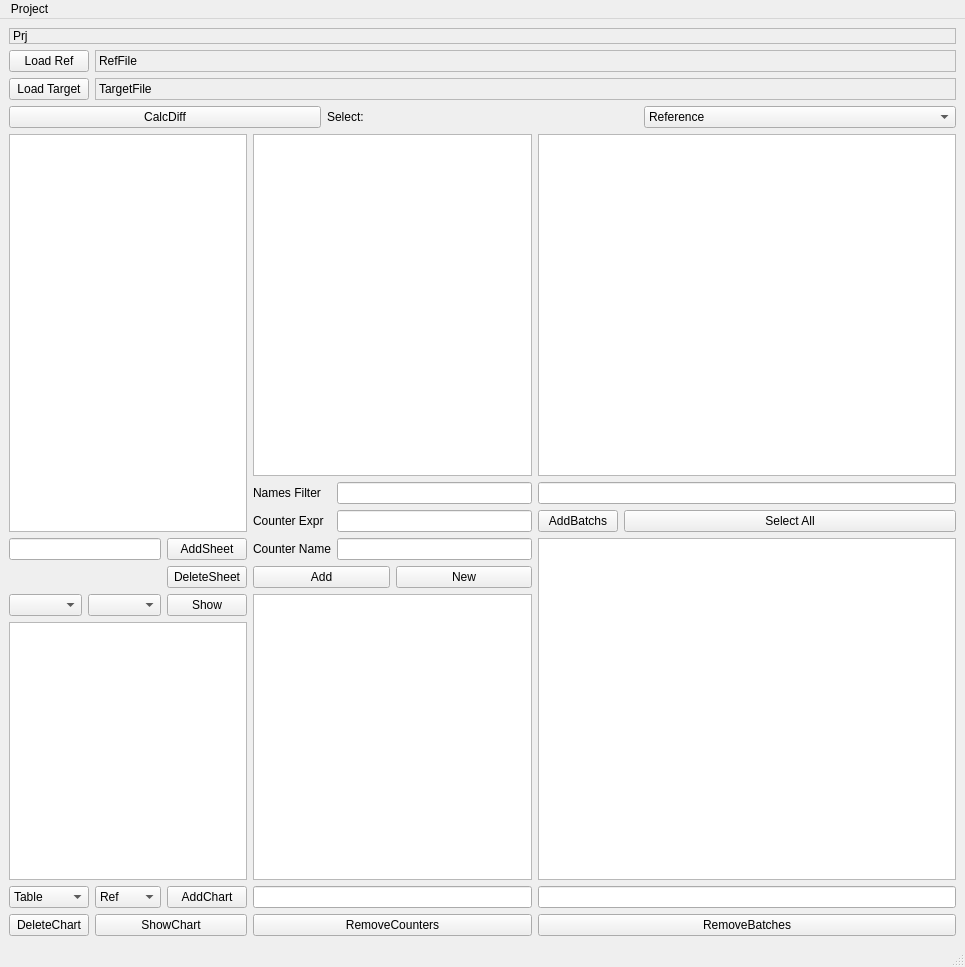
<?xml version="1.0" encoding="UTF-8"?>
<ui version="4.0">
 <class>MainWindow</class>
 <widget class="QMainWindow" name="MainWindow">
  <property name="geometry">
   <rect>
    <x>0</x>
    <y>0</y>
    <width>965</width>
    <height>967</height>
   </rect>
  </property>
  <property name="windowTitle">
   <string>MainWindow</string>
  </property>
  <widget class="QWidget" name="centralwidget">
   <layout class="QVBoxLayout" name="verticalLayout_5">
    <item>
     <layout class="QVBoxLayout" name="verticalLayout_2">
      <item>
       <widget class="QLabel" name="label_prj">
        <property name="frameShape">
         <enum>QFrame::StyledPanel</enum>
        </property>
        <property name="text">
         <string>Prj</string>
        </property>
       </widget>
      </item>
     </layout>
    </item>
    <item>
     <layout class="QFormLayout" name="formLayout">
      <item row="0" column="0">
       <widget class="QPushButton" name="pushButton_LoadRef">
        <property name="text">
         <string>Load Ref</string>
        </property>
       </widget>
      </item>
      <item row="0" column="1">
       <widget class="QLabel" name="label_RefFile">
        <property name="frameShape">
         <enum>QFrame::StyledPanel</enum>
        </property>
        <property name="text">
         <string>RefFile</string>
        </property>
        <property name="buddy">
         <cstring>pushButton_LoadRef</cstring>
        </property>
       </widget>
      </item>
      <item row="1" column="0">
       <widget class="QPushButton" name="pushButton_LoadTarget">
        <property name="text">
         <string>Load Target</string>
        </property>
       </widget>
      </item>
      <item row="1" column="1">
       <widget class="QLabel" name="label_TargetFile">
        <property name="frameShape">
         <enum>QFrame::StyledPanel</enum>
        </property>
        <property name="text">
         <string>TargetFile</string>
        </property>
        <property name="buddy">
         <cstring>pushButton_LoadTarget</cstring>
        </property>
       </widget>
      </item>
     </layout>
    </item>
    <item>
     <layout class="QHBoxLayout" name="horizontalLayout_2">
      <item>
       <widget class="QPushButton" name="pushButton_calcDiff">
        <property name="text">
         <string>CalcDiff</string>
        </property>
       </widget>
      </item>
      <item>
       <widget class="QLabel" name="label_4">
        <property name="text">
         <string>Select:</string>
        </property>
       </widget>
      </item>
      <item>
       <widget class="QComboBox" name="comboBox">
        <item>
         <property name="text">
          <string>Reference</string>
         </property>
        </item>
        <item>
         <property name="text">
          <string>Target</string>
         </property>
        </item>
        <item>
         <property name="text">
          <string>Diff</string>
         </property>
        </item>
       </widget>
      </item>
     </layout>
    </item>
    <item>
     <layout class="QHBoxLayout" name="horizontalLayout" stretch="1,2,3">
      <item>
       <layout class="QVBoxLayout" name="verticalLayout_4">
        <item>
         <widget class="QTreeView" name="treeView_spreadSheets"/>
        </item>
        <item>
         <layout class="QGridLayout" name="gridLayout_4">
          <item row="7" column="0" colspan="3">
           <layout class="QGridLayout" name="gridLayout">
            <item row="1" column="0">
             <widget class="QComboBox" name="comboBox_chartType">
              <item>
               <property name="text">
                <string>Table</string>
               </property>
              </item>
              <item>
               <property name="text">
                <string>Bar</string>
               </property>
              </item>
              <item>
               <property name="text">
                <string>Line</string>
               </property>
              </item>
              <item>
               <property name="text">
                <string>Scatter</string>
               </property>
              </item>
              <item>
               <property name="text">
                <string>Heatmap</string>
               </property>
              </item>
             </widget>
            </item>
            <item row="1" column="1">
             <widget class="QComboBox" name="comboBox_chartData">
              <item>
               <property name="text">
                <string>Ref</string>
               </property>
              </item>
              <item>
               <property name="text">
                <string>Target</string>
               </property>
              </item>
              <item>
               <property name="text">
                <string>Diff</string>
               </property>
              </item>
             </widget>
            </item>
            <item row="2" column="0">
             <widget class="QPushButton" name="pushButton_delChart">
              <property name="text">
               <string>DeleteChart</string>
              </property>
             </widget>
            </item>
            <item row="1" column="2">
             <widget class="QPushButton" name="pushButton_addChart">
              <property name="text">
               <string>AddChart</string>
              </property>
             </widget>
            </item>
            <item row="2" column="1" colspan="2">
             <widget class="QPushButton" name="pushButton_showChart">
              <property name="text">
               <string>ShowChart</string>
              </property>
             </widget>
            </item>
            <item row="0" column="0" colspan="3">
             <widget class="QTreeView" name="treeView_charts"/>
            </item>
           </layout>
          </item>
          <item row="4" column="2">
           <widget class="QPushButton" name="pushButton_delSheet">
            <property name="text">
             <string>DeleteSheet</string>
            </property>
           </widget>
          </item>
          <item row="3" column="0" colspan="2">
           <widget class="QLineEdit" name="lineEdit_sheetName">
            <property name="text">
             <string/>
            </property>
           </widget>
          </item>
          <item row="3" column="2">
           <widget class="QPushButton" name="pushButton_addSheet">
            <property name="text">
             <string>AddSheet</string>
            </property>
           </widget>
          </item>
          <item row="5" column="2">
           <widget class="QPushButton" name="pushButton_showSheet">
            <property name="text">
             <string>Show</string>
            </property>
           </widget>
          </item>
          <item row="5" column="0">
           <widget class="QComboBox" name="comboBox_sheetType"/>
          </item>
          <item row="5" column="1">
           <widget class="QComboBox" name="comboBox_sheetGroup"/>
          </item>
         </layout>
        </item>
       </layout>
      </item>
      <item>
       <layout class="QGridLayout" name="gridLayout_2">
        <item row="2" column="1">
         <widget class="QPushButton" name="pushButton_newCounter">
          <property name="text">
           <string>New</string>
          </property>
         </widget>
        </item>
        <item row="2" column="0">
         <widget class="QPushButton" name="pushButton_selectCounters">
          <property name="text">
           <string>Add</string>
          </property>
         </widget>
        </item>
        <item row="1" column="0" colspan="2">
         <layout class="QFormLayout" name="formLayout_2">
          <item row="0" column="0">
           <widget class="QLabel" name="label_3">
            <property name="text">
             <string>Names Filter</string>
            </property>
            <property name="buddy">
             <cstring>lineEdit_pfmonFilter</cstring>
            </property>
           </widget>
          </item>
          <item row="0" column="1">
           <widget class="QLineEdit" name="lineEdit_pfmonFilter">
            <property name="text">
             <string/>
            </property>
           </widget>
          </item>
          <item row="1" column="0">
           <widget class="QLabel" name="label">
            <property name="text">
             <string>Counter Expr</string>
            </property>
            <property name="buddy">
             <cstring>lineEdit_pfmonExpr</cstring>
            </property>
           </widget>
          </item>
          <item row="1" column="1">
           <widget class="QLineEdit" name="lineEdit_pfmonExpr"/>
          </item>
          <item row="2" column="0">
           <widget class="QLabel" name="label_2">
            <property name="text">
             <string>Counter Name</string>
            </property>
            <property name="buddy">
             <cstring>lineEdit_pfmonNewName</cstring>
            </property>
           </widget>
          </item>
          <item row="2" column="1">
           <widget class="QLineEdit" name="lineEdit_pfmonNewName"/>
          </item>
         </layout>
        </item>
        <item row="3" column="0" colspan="2">
         <layout class="QVBoxLayout" name="verticalLayout">
          <item>
           <widget class="QTreeView" name="treeView_pfmonSelected">
            <property name="selectionMode">
             <enum>QAbstractItemView::MultiSelection</enum>
            </property>
           </widget>
          </item>
          <item>
           <widget class="QLineEdit" name="lineEdit_pfmonSelectFilter"/>
          </item>
          <item>
           <widget class="QPushButton" name="pushButton_delSelectedCounters">
            <property name="text">
             <string>RemoveCounters</string>
            </property>
           </widget>
          </item>
         </layout>
        </item>
        <item row="0" column="0" colspan="2">
         <widget class="QTreeView" name="treeView_pfmons">
          <property name="selectionMode">
           <enum>QAbstractItemView::MultiSelection</enum>
          </property>
         </widget>
        </item>
       </layout>
      </item>
      <item>
       <layout class="QVBoxLayout" name="verticalLayout_3">
        <item>
         <widget class="QTreeView" name="treeView_batches">
          <property name="selectionMode">
           <enum>QAbstractItemView::MultiSelection</enum>
          </property>
         </widget>
        </item>
        <item>
         <layout class="QFormLayout" name="formLayout_3">
          <item row="1" column="1">
           <widget class="QPushButton" name="pushButton">
            <property name="text">
             <string>Select All</string>
            </property>
           </widget>
          </item>
          <item row="1" column="0">
           <widget class="QPushButton" name="pushButton_selBatches">
            <property name="text">
             <string>AddBatchs</string>
            </property>
           </widget>
          </item>
          <item row="0" column="0" colspan="2">
           <widget class="QLineEdit" name="lineEdit_batchFilter">
            <property name="text">
             <string/>
            </property>
           </widget>
          </item>
         </layout>
        </item>
        <item>
         <widget class="QTreeView" name="treeView_batchSelected">
          <property name="selectionMode">
           <enum>QAbstractItemView::MultiSelection</enum>
          </property>
         </widget>
        </item>
        <item>
         <widget class="QLineEdit" name="lineEdit_batchSelectedFilter"/>
        </item>
        <item>
         <widget class="QPushButton" name="pushButton_delBatches">
          <property name="text">
           <string>RemoveBatches</string>
          </property>
         </widget>
        </item>
       </layout>
      </item>
     </layout>
    </item>
   </layout>
  </widget>
  <widget class="QMenuBar" name="menubar">
   <property name="geometry">
    <rect>
     <x>0</x>
     <y>0</y>
     <width>965</width>
     <height>26</height>
    </rect>
   </property>
   <widget class="QMenu" name="menuOpen">
    <property name="title">
     <string>Project</string>
    </property>
    <addaction name="separator"/>
    <addaction name="actionOpen"/>
    <addaction name="actionSave"/>
    <addaction name="actionSave_As"/>
   </widget>
   <addaction name="menuOpen"/>
  </widget>
  <widget class="QStatusBar" name="statusbar"/>
  <action name="actionSave">
   <property name="text">
    <string>Save</string>
   </property>
  </action>
  <action name="actionOpen">
   <property name="text">
    <string>Open</string>
   </property>
  </action>
  <action name="actionSave_As">
   <property name="text">
    <string>Save As...</string>
   </property>
  </action>
 </widget>
 <resources/>
 <connections/>
</ui>
